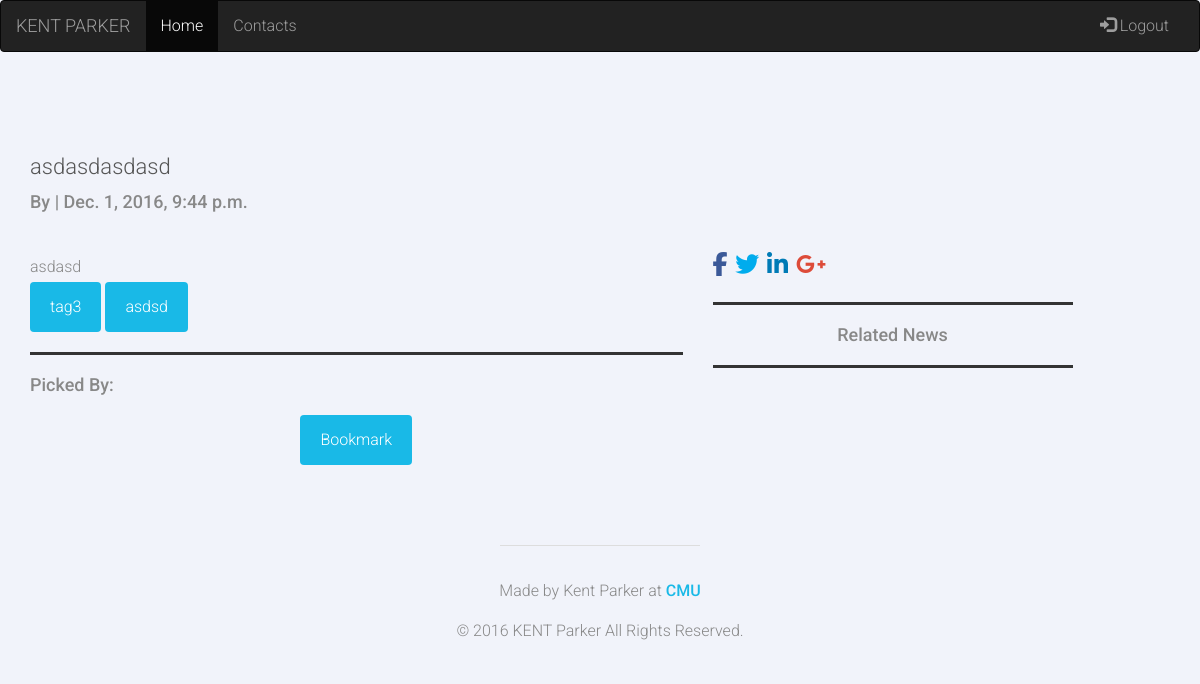
The app's page /pitch_detail/2, older data.
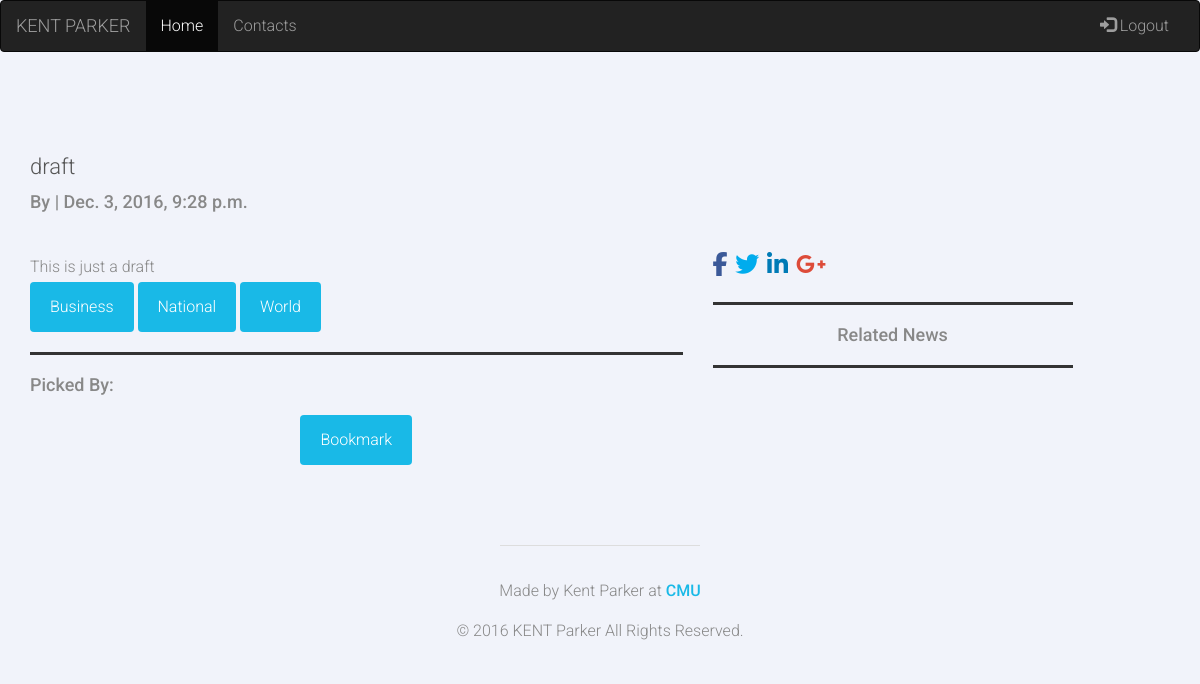
The same page, newer data.
### app/models.py (models this page shows)
class Pitch(models.Model):
	title=models.CharField(max_length=30)
	content=models.TextField()
	author=models.ForeignKey(MyUser,related_name='author_pr') # newsmaker
	tags=models.ManyToManyField(Tag,blank=True)
	pub_time=models.DateTimeField(auto_now_add=True)
	last_modified_time=models.DateTimeField(auto_now=True)
	attachment=models.URLField(max_length=200)
	special=models.CharField(max_length=1)
	location=models.CharField(max_length=50,default="")
	published=models.BooleanField(default=False)
	embargoMark=models.BooleanField(default=False)
	bookmarked = models.ManyToManyField(MyUser,null=True,blank=True,related_name='bookmarked')
	embargoed = models.ManyToManyField(MyUser,null=True,blank=True,related_name='embargoed')
	scooped = models.BooleanField(default=False)
	scooppublished = models.BooleanField(default=False)
	class Meta:
		ordering=['-pub_time']

class Tag(models.Model):
	name=models.CharField(max_length=10)
	def __str__(self):
		return self.name

### app/views.py (the view, shortened to what this page needs)
# urls.py: url(r'^pitch_detail/(?P<pitchId>.*)$', views.pitch_detail, name='pitch_detail'),
def pitch_detail(request,pitchId):
	if request.method == 'GET':
		cur_pitch = Pitch.objects.get(pk=pitchId)
		related_articles = cur_pitch.article_set.all()
		picked_by = set()
		for article in related_articles:
			picked_by.add(article.author)
		already= False
		if request.user in cur_pitch.bookmarked.all():
			already = True
		print(related_articles)
		context = {"cur_pitch": cur_pitch, "already": already, "related_articles": related_articles, "picked_by": picked_by}
		return render(request, "kentparker/pitch_detail.html", context)

### app/templates/kentparker/pitch_detail.html (shortened to what this page needs)
<!DOCTYPE html>
<html lang="en">
    <head>
		<nav class="navbar navbar-inverse">
  <div class="container-fluid">
    <div class="navbar-header">
      <a class="navbar-brand" href="/">KENT PARKER</a>
    </div>
    <div class="collapse navbar-collapse" id="myNavbar">
      <ul class="nav navbar-nav">
        <li class="active"><a href="/">Home</a></li>
        <li><a href="{% url "contacts" %}">Contacts</a></li>
      </ul>
      <ul class="nav navbar-nav navbar-right">
        <li><a href="{% url "logout" %}"><span class="glyphicon glyphicon-log-in"></span> Logout</a></li>
      </ul>
    </div>
  </div>
</nav>
        <link rel="stylesheet" href="https://maxcdn.bootstrapcdn.com/bootstrap/3.3.7/css/bootstrap.min.css">
		{% load static %}
  		<link rel="stylesheet" type="text/css" href="{% static "/css/main.css" %}">
		<link rel="stylesheet" type="text/css" href="{% static "/css/style.css" %}">
		<link rel="stylesheet" type="text/css" href="{% static "/css/form-elements.css" %}">
    </head>
    <body>
        <div class="top-content">
        <div class="inner-bg">
        <div class="container">
        	<div class="row">
    			<div class="col-sm-7">
    				<h3><span class="pull-left">{{cur_pitch.title}}</span></h3><br />
    				<h4><span class="pull-left">By {{cur_pitch.cur_pitch.author}} | {{cur_pitch.pub_time}}</span></h4><br /><br />
    				<p align="left">
						{{cur_pitch.content}}
						<br>
						{% for tag in cur_pitch.tags.all %}
							<button class="btn btn-success">{{tag}}</button>
						{%endfor%}
						<br>
    				</p>
    				<hr style="height:3px;border:none;color:#333;background-color:#333;" />
    				<h4><span class="pull-left">Picked By:</span></h4><br />
					<form action="{% url 'pitch_detail' cur_pitch.id %}" method="post">
						{% if not already%}
							<button type="submit"  class='btn btn-success btn-sm'>Bookmark</button>
						{% else %}
							<button type="submit"  class='btn btn-danger btn-sm'>Unbookmark</button>
						{% endif %}
					</form>
    			</div>
    			<div class="col-sm-4">
    			<br />
    			<br /><br /><br />
    			<span class="pull-left">
    			<a href="#"><i class="fa fa-facebook" aria-hidden="true" style="font-size:24px;color:#3b5998"></i></a>&nbsp;
    			<a href="#"><i class="fa fa-twitter" aria-hidden="true" style="font-size:24px;color:#00aced"></i></a>&nbsp;
    			<a href="#"><i class="fa fa-linkedin" aria-hidden="true" style="font-size:24px;color:#007bb6"></i></a>&nbsp;
    			<a href="#"><i class="fa fa-google-plus" aria-hidden="true" style="font-size:24px;color:#dd4b39"></i></a>&nbsp;
    			</span>
    			<br />
    			<div class="list-group" style="border: none">
    				<hr style="height:3px;border:none;color:#333;background-color:#333;" />
    				<h4 class="list-group-item-heading">Related News</h4>
  					<hr style="height:3px;border:none;color:#333;background-color:#333;" />
				</div>
    			</div>
  			</div>
		</div>
		</div>
		</div>
        <footer>
        	<div class="container">
        		<div class="row">
        			<div class="col-sm-8 col-sm-offset-2">
        				<div class="footer-border"></div>
        				<p>Made by Kent Parker at <a href="http://www.cmu.edu/" target="_blank"><strong>CMU</strong></a>
        				</p>
        				<p class="rights">
                            © 2016 <span>KENT</span> Parker All Rights Reserved.
                        </p>
        			</div>
        		</div>
        	</div>
        </footer>
    </body>
</html>

### app/static/css/main.css (style rules this page uses)
body { background: #F1F3FA; }

### app/static/css/style.css (style rules this page uses)
body { background: url(../img/bg.jpg) left top repeat; font-family: 'Roboto', sans-serif; font-size: 16px; font-weight: 300; color: #888; line-height: 30px; text-align: center; }
strong { font-weight: 500; }
a, a:hover, a:focus { color: #19b9e7; text-decoration: none; -o-transition: all .3s; -moz-transition: all .3s; -webkit-transition: all .3s; -ms-transition: all .3s; transition: all .3s; }
h3 { font-size: 22px; font-weight: 300; color: #555; line-height: 30px; }
.inner-bg { padding: 60px 0 80px 0; }
footer { padding-bottom: 70px; }
footer .footer-border { width: 200px; margin: 0 auto; padding-bottom: 30px; border-top: 1px solid #ddd; }
body { background: #F1F3FA; }

### app/static/css/form-elements.css (style rules this page uses)
button.btn { height: 50px; margin: 0; padding: 0 20px; vertical-align: middle; background: #19b9e7; border: 0; font-family: 'Roboto', sans-serif; font-size: 16px; font-weight: 300; line-height: 50px; color: #fff; -moz-border-radius: 4px; -webkit-border-radius: 4px; border-radius: 4px; text-shadow: none; -moz-box-shadow: none; -webkit-box-shadow: none; box-shadow: none; -o-transition: all .3s; -moz-transition: all .3s; -webkit-transition: all .3s; -ms-transition: all .3s; transition: all .3s; }

Row changes from the older to the newer data that the page shows:
no longer on this page (row edited): Tag: name "asdsd"
changed Pitch: title "asdasdasdasd" → "draft"; pub_time "Dec. 1, 2016, 9:44 p.m." → "Dec. 3, 2016, 9:28 p.m."; content "asdasd" → "This is just a draft"
now on this page (row edited): Tag: name "Business"
changed Tag: name "tag3" → "National"
added Tag: name "World"
